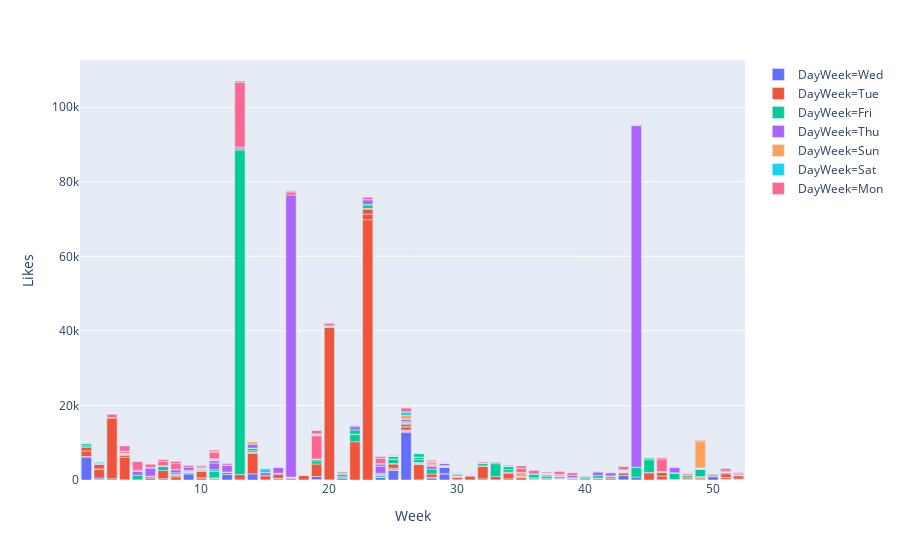

Write notebook code for a chart like this one.
### Code cell
def plot_Country(Countrypicked):
    TwitterdfCountry = Twitterdf[(Twitterdf['Country']==Countrypicked)]
    fig = px.bar(TwitterdfCountry, x="Week", y="Likes", color = 'DayWeek')
    fig.show()

interactive(plot_Country, Countrypicked = list(['France', 'US']))

### Figure 1 — Plotly figure (JSON) as saved in the notebook; plotly's stock layout.template omitted (floating-point values rounded to 4 significant figures; data arrays with more than 128 entries replaced by an {"elided": "..."} marker saying what was removed)
{"data": [{"alignmentgroup": "True", "hoverlabel": {"namelength": 0}, "hovertemplate": "DayWeek=Wed<br>Week=%{x}<br>Likes=%{y}", "legendgroup": "DayWeek=Wed", "marker": {"color": "#636efa"}, "name": "DayWeek=Wed", "offsetgroup": "DayWeek=Wed", "orientation": "v", "showlegend": true, "textposition": "auto", "type": "bar", "x": [29, 29, 29, 26, 25, 24, 19, 19, 19, 16, 16, 14, 12, 9, 2, 2, 1, 52, 50, 41, 39, 38, 38, 37, 37, 37, 34, 30, 30, 28, 28, 27, 26, 21, 20, 17, 12, 7, 7, 4, 4, 3, 1, 52, 51, 51, 51, 51, 49, 49, 48, 48, 47, 47, 44, 43, 43, 41, 38, 38, 38, 36, 32, 31, 31, 29, 28, 28, 28, 26, 26, 25, 25, 24, 21, 20, 16, 15, 12, 12, 11, 9, 5, 52, 51, 51, 50, 49, 48, 48, 47, 47, 47, 46, 46, 44, 43, 42, 39, 38, 33, 30, 29, 29, 27, 26, 25], "xaxis": "x", "y": [1630, 52, 1748, 12721, 2656, 687, 64, 62, 814, 29, 333, 1633, 1486, 1649, 221, 320, 6143, 203, 888, 29, 21, 152, 15, 121, 9, 340, 305, 31, 30, 595, 22, 34, 398, 429, 26, 40, 18, 23, 327, 21, 29, 347, 162, 18, 17, 31, 16, 32, 26, 27, 18, 31, 16, 25, 15, 41, 1180, 19, 76, 14, 3, 15, 301, 16, 8, 43, 13, 52, 25, 23, 34, 47, 27, 47, 415, 8, 58, 30, 563, 41, 68, 49, 39, 60, 22, 96, 43, 33, 13, 62, 21, 26, 54, 26, 37, 759, 8, 27, 24, 47, 44, 25, 32, 57, 11, 55, 22], "yaxis": "y"}, {"alignmentgroup": "True", "hoverlabel": {"namelength": 0}, "hovertemplate": "DayWeek=Tue<br>Week=%{x}<br>Likes=%{y}", "legendgroup": "DayWeek=Tue", "marker": {"color": "#EF553B"}, "name": "DayWeek=Tue", "offsetgroup": "DayWeek=Tue", "orientation": "v", "showlegend": true, "textposition": "auto", "type": "bar", "x": [28, 27, 26, 26, 25, 25, 23, 23, 22, 20, 14, 13, 13, 10, 9, 8, 7, 6, 4, 3, 2, 1, 51, 49, 48, 46, 45, 43, 41, 38, 38, 38, 38, 38, 38, 38, 38, 36, 34, 32, 31, 30, 26, 26, 26, 23, 23, 19, 17, 16, 15, 15, 13, 10, 10, 9, 4, 2, 2, 52, 51, 50, 49, 47, 46, 39, 36, 35, 35, 33, 30, 30, 30, 30, 29, 29, 27, 27, 25, 23, 20, 18, 17, 16, 14, 14, 10, 8, 6, 4, 3, 1, 51, 49, 48, 46, 45, 43, 42, 41, 40, 38, 35, 34, 34, 32, 32, 30, 27, 27, 26, 26, 25], "xaxis": "x", "y": [899, 4193, 185, 864, 392, 1190, 69810, 1527, 10256, 40877, 5608, 31, 1439, 558, 313, 846, 2184, 507, 6040, 16323, 2307, 1493, 454, 420, 172, 997, 1937, 678, 388, 3, 5, 5, 5, 1, 0, 13, 5, 79, 1598, 3460, 1076, 657, 14, 687, 226, 1354, 23, 3354, 367, 40, 1122, 20, 25, 38, 1690, 37, 530, 117, 1193, 864, 27, 436, 222, 19, 1008, 22, 206, 14, 624, 901, 80, 193, 25, 36, 22, 19, 12, 147, 18, 156, 208, 1215, 254, 1186, 11, 172, 211, 440, 390, 257, 11, 1004, 976, 203, 468, 38, 115, 67, 451, 74, 39, 150, 57, 36, 156, 12, 29, 38, 22, 86, 49, 97, 70], "yaxis": "y"}, {"alignmentgroup": "True", "hoverlabel": {"namelength": 0}, "hovertemplate": "DayWeek=Fri<br>Week=%{x}<br>Likes=%{y}", "legendgroup": "DayWeek=Fri", "marker": {"color": "#00cc96"}, "name": "DayWeek=Fri", "offsetgroup": "DayWeek=Fri", "orientation": "v", "showlegend": true, "textposition": "auto", "type": "bar", "x": {"elided": "129 int values"}, "xaxis": "x", "y": {"elided": "129 int values"}, "yaxis": "y"}, {"alignmentgroup": "True", "hoverlabel": {"namelength": 0}, "hovertemplate": "DayWeek=Thu<br>Week=%{x}<br>Likes=%{y}", "legendgroup": "DayWeek=Thu", "marker": {"color": "#ab63fa"}, "name": "DayWeek=Thu", "offsetgroup": "DayWeek=Thu", "orientation": "v", "showlegend": true, "textposition": "auto", "type": "bar", "x": [28, 26, 24, 24, 24, 24, 23, 22, 17, 14, 14, 11, 10, 10, 10, 10, 10, 10, 10, 10, 10, 10, 10, 10, 10, 9, 8, 6, 5, 4, 50, 44, 43, 43, 43, 42, 42, 41, 40, 39, 38, 37, 35, 35, 30, 29, 29, 29, 28, 25, 25, 16, 13, 12, 12, 11, 9, 8, 8, 7, 7, 6, 52, 51, 50, 49, 47, 47, 47, 47, 37, 36, 34, 34, 32, 31, 31, 29, 28, 26, 23, 22, 22, 21, 21, 20, 16, 15, 12, 7, 5, 4, 2, 2, 1, 52, 52, 49, 49, 48, 47, 47, 47, 46, 46, 45, 45, 44, 43, 42, 39, 38, 37, 37, 37, 34, 32, 31, 30, 29, 29, 29, 28, 26, 25, 25, 24, 24], "xaxis": "x", "y": [809, 566, 243, 251, 1894, 634, 1241, 890, 75662, 25, 1041, 1804, 347, 44, 22, 30, 14, 20, 13, 16, 14, 23, 27, 22, 326, 113, 830, 2174, 1045, 130, 125, 91632, 3, 94, 41, 4, 102, 950, 432, 22, 58, 25, 12, 277, 83, 592, 23, 59, 140, 24, 247, 1510, 441, 20, 1821, 630, 856, 47, 16, 16, 39, 229, 13, 14, 46, 41, 1548, 7, 35, 13, 30, 10, 24, 23, 61, 21, 16, 21, 15, 71, 17, 365, 35, 12, 26, 35, 58, 802, 33, 184, 57, 70, 15, 210, 29, 29, 389, 37, 27, 28, 16, 12, 28, 9, 35, 68, 32, 49, 55, 837, 581, 65, 50, 25, 40, 71, 98, 70, 27, 19, 28, 117, 209, 44, 13, 22, 6, 78], "yaxis": "y"}, {"alignmentgroup": "True", "hoverlabel": {"namelength": 0}, "hovertemplate": "DayWeek=Sun<br>Week=%{x}<br>Likes=%{y}", "legendgroup": "DayWeek=Sun", "marker": {"color": "#FFA15A"}, "name": "DayWeek=Sun", "offsetgroup": "DayWeek=Sun", "orientation": "v", "showlegend": true, "textposition": "auto", "type": "bar", "x": [26, 14, 49, 28, 52, 40, 35], "xaxis": "x", "y": [938, 655, 7193, 564, 245, 24, 948], "yaxis": "y"}, {"alignmentgroup": "True", "hoverlabel": {"namelength": 0}, "hovertemplate": "DayWeek=Sat<br>Week=%{x}<br>Likes=%{y}", "legendgroup": "DayWeek=Sat", "marker": {"color": "#19d3f3"}, "name": "DayWeek=Sat", "offsetgroup": "DayWeek=Sat", "orientation": "v", "showlegend": true, "textposition": "auto", "type": "bar", "x": [26, 15, 15, 11, 11, 11, 11, 45, 38, 20, 51, 40, 2, 2, 39, 29], "xaxis": "x", "y": [976, 44, 966, 106, 104, 65, 239, 90, 34, 210, 15, 22, 44, 305, 28, 50], "yaxis": "y"}, {"alignmentgroup": "True", "hoverlabel": {"namelength": 0}, "hovertemplate": "DayWeek=Mon<br>Week=%{x}<br>Likes=%{y}", "legendgroup": "DayWeek=Mon", "marker": {"color": "#FF6692"}, "name": "DayWeek=Mon", "offsetgroup": "DayWeek=Mon", "orientation": "v", "showlegend": true, "textposition": "auto", "type": "bar", "x": [24, 19, 19, 17, 13, 11, 10, 8, 7, 6, 5, 4, 3, 46, 43, 39, 38, 37, 37, 36, 36, 35, 35, 32, 28, 26, 26, 25, 25, 25, 24, 23, 21, 21, 20, 19, 19, 19, 19, 19, 19, 19, 19, 17, 14, 12, 11, 10, 8, 7, 5, 4, 4, 4, 51, 51, 51, 51, 48, 44, 44, 44, 43, 41, 40, 38, 36, 36, 36, 35, 34, 29, 28, 28, 26, 24, 22, 20, 19, 17, 13, 11, 9, 7, 50, 49, 49, 47, 46, 41, 40, 40, 38, 37, 36, 33, 32, 28, 26, 25], "xaxis": "x", "y": [1398, 125, 6238, 818, 17344, 1758, 280, 1594, 1168, 816, 316, 473, 855, 3329, 937, 697, 402, 9, 139, 17, 1031, 31, 1130, 329, 391, 28, 1093, 66, 61, 30, 468, 631, 452, 17, 705, 62, 101, 56, 53, 61, 77, 147, 880, 291, 30, 446, 260, 190, 584, 557, 2225, 43, 24, 1366, 260, 769, 16, 17, 345, 208, 13, 33, 36, 177, 260, 816, 47, 13, 116, 659, 206, 46, 77, 14, 23, 157, 39, 64, 54, 29, 367, 336, 485, 7, 15, 260, 26, 44, 334, 62, 19, 11, 25, 247, 49, 64, 42, 245, 72, 41], "yaxis": "y"}], "layout": {"autosize": true, "barmode": "relative", "legend": {"tracegroupgap": 0}, "margin": {"t": 60}, "xaxis": {"anchor": "y", "autorange": true, "domain": [0, 1], "range": [0.5, 52.5], "title": {"text": "Week"}, "type": "linear"}, "yaxis": {"anchor": "x", "autorange": true, "domain": [0, 1], "range": [0, 112700.0], "title": {"text": "Likes"}, "type": "linear"}}}
